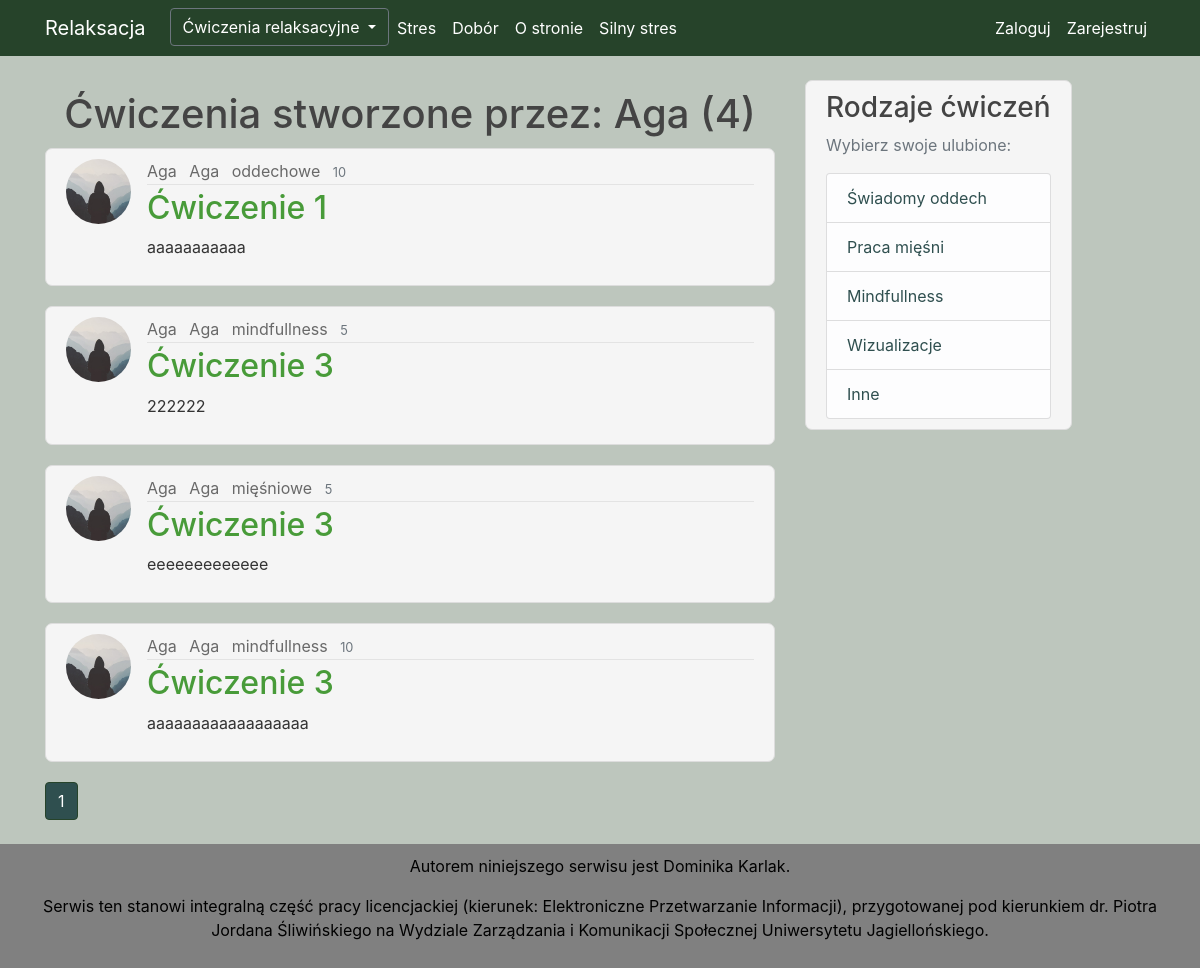
The app's page /user/Aga with its own data.
### Relaks/models.py (models this page shows, shortened)
class User(db.Model, UserMixin):
    id = db.Column(db.Integer, primary_key=True)
    username = db.Column(db.String(20), unique=True, nullable=False)
    email = db.Column(db.String(120), unique=True, nullable=False)
    image_file = db.Column(db.String(20), nullable=False, default='default.jpg')
    password = db.Column(db.String(60), nullable=False)
    is_admin = db.Column(db.Boolean, nullable=False)
    posts = db.relationship('Post', backref='author', lazy=True)
    fav = db.relationship('Favourite', backref='author', lazy=True)

class Post(db.Model):
    id = db.Column(db.Integer, primary_key=True, autoincrement=True)
    name = db.Column(db.String(100), nullable=True)
    category = db.Column(db.String(100), nullable=True)
    time = db.Column(db.Integer, nullable=True)
    content = db.Column(db.Text, nullable=True)
    user_id = db.Column(db.Integer, db.ForeignKey('user.id'), nullable=False)
    fav = db.relationship('Favourite', backref='fav', lazy=True)
    comments = db.relationship("Comment", backref='article', lazy=True)

### Relaks/routes.py (the view)
@app.route("/user/<string:username>")
def user_posts(username):
    page = request.args.get('page', 1, type=int)
    user = User.query.filter_by(username=username).first_or_404()
    posts = Post.query.filter_by(author=user) \
        .paginate(page=page, per_page=5)
    return render_template('user_posts.html', posts=posts, user=user)

### Relaks/templates/user_posts.html (shortened to what this page needs)
{% extends "layout.html" %}
{% block content %}
    <h1 style="margin: 10px; text-align: center">Ćwiczenia stworzone przez: {{ user.username }} ({{ posts.total }})</h1>
    {% for post in posts.items %}
        <article class="media content-section">
          <img class="rounded-circle article-img" src="{{ url_for('static', filename='photo/' + post.author.image_file) }}">
          <div class="media-body">
            <div class="article-metadata">
              <a class="mr-2" href="#">{{ post.author.username }}</a>
              <a class="mr-2" href="{{ url_for('user_posts', username=post.author.username) }}">{{ post.author.username }}</a>
                <a class="mr-2" href="{{ url_for('oddech', category=post.category) }}" >{{ post.category }}</a>
              <small class="text-muted">{{ post.time }}</small>
            </div>
            <h2> <a class="article-title" href="{{ url_for('post', post_id=post.id) }}">{{ post.name}}</a> </h2>
            <p class="article-content">{{ post.content }}</p>
          </div>
        </article>
    {% endfor %}
     {% for page_num in posts.iter_pages(left_edge=1, right_edge=1, left_current=1, right_current=2) %}
        {% if page_num %}
            {% if posts.page == page_num %}
                <a class="btn btn-info mb-4" style="background-color: darkslategrey; border-color: #26432a" href="{{ url_for('user_posts', username=user.username, page=page_num)  }}"> {{ page_num }}</a>
             {% else %}
                <a class="btn btn-outline-info mb-4" style="background-color: darkslategrey; border-color: #26432a; " href="{{ url_for('user_posts',username=user.username, page=page_num)  }}"> {{ page_num }}</a>
             {% endif %}
        {% endif %}
    {% endfor %}
{% endblock content %}

### Relaks/static/main.css (style rules this page uses)
body { background-color: #bdc6bd; color: #333333; margin-top: 5rem; }
h1, h2, h3, h4, h5, h6 { color: #444444; }
.content-section { background-color: whitesmoke; padding: 10px 20px; border: 1px solid #dddddd; border-radius: 7px; margin-bottom: 20px; }
.article-title { color: #489b39; }
.article-content { white-space: pre-line; background-color: whitesmoke; }
.article-img { height: 65px; width: 65px; margin-right: 16px; }
.article-metadata { padding-bottom: 1px; margin-bottom: 4px; border-bottom: 1px solid #e3e3e3; color: #444444; }
.btn { background-color: #26432a; }
.mr-2 { color: dimgrey; }

### records on screen
User: username "Aga"
Post: image_file (placeholder picture), author.username "Aga", category "oddechowe", time "10", name "Ćwiczenie 1", content "aaaaaaaaaaa"
Post: image_file (placeholder picture), author.username "Aga", category "mindfullness", time "5", name "Ćwiczenie 3", content "222222"
Post: image_file (placeholder picture), author.username "Aga", category "mięśniowe", time "5", name "Ćwiczenie 3", content "eeeeeeeeeeeee"
Post: image_file (placeholder picture), author.username "Aga", category "mindfullness", time "10", name "Ćwiczenie 3", content "aaaaaaaaaaaaaaaaaa"

### other values on screen
{{ posts.total }} "4"
{{ page_num }} "1"
